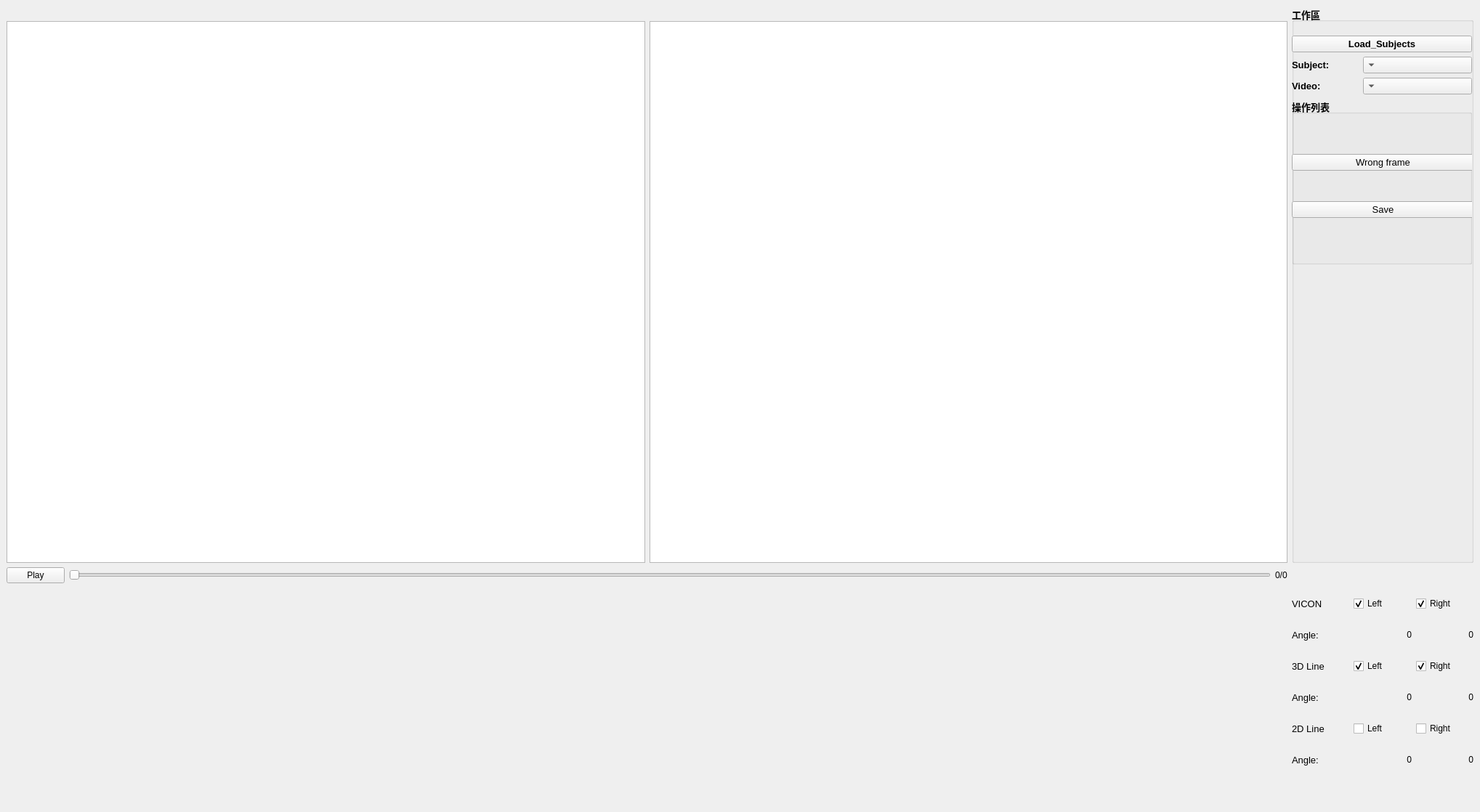
<?xml version="1.0" encoding="UTF-8"?>
<ui version="4.0">
 <class>MainWindow</class>
 <widget class="QMainWindow" name="MainWindow">
  <property name="geometry">
   <rect>
    <x>0</x>
    <y>0</y>
    <width>2037</width>
    <height>1118</height>
   </rect>
  </property>
  <property name="windowTitle">
   <string>MainWindow</string>
  </property>
  <widget class="QWidget" name="centralwidget">
   <layout class="QGridLayout" name="gridLayout">
    <item row="0" column="0">
     <layout class="QVBoxLayout" name="verticalLayout_3">
      <item>
       <widget class="QLabel" name="video_2d_text">
        <property name="font">
         <font>
          <family>Arial</family>
          <pointsize>9</pointsize>
         </font>
        </property>
        <property name="text">
         <string/>
        </property>
       </widget>
      </item>
      <item>
       <widget class="QGraphicsView" name="view_2D">
        <property name="verticalScrollBarPolicy">
         <enum>Qt::ScrollBarAlwaysOff</enum>
        </property>
        <property name="horizontalScrollBarPolicy">
         <enum>Qt::ScrollBarAlwaysOff</enum>
        </property>
       </widget>
      </item>
     </layout>
    </item>
    <item row="0" column="1">
     <layout class="QVBoxLayout" name="verticalLayout_2">
      <item>
       <widget class="QLabel" name="video_3d_text">
        <property name="font">
         <font>
          <family>Arial</family>
          <pointsize>9</pointsize>
         </font>
        </property>
        <property name="text">
         <string/>
        </property>
       </widget>
      </item>
      <item>
       <widget class="QGraphicsView" name="view_3D">
        <property name="verticalScrollBarPolicy">
         <enum>Qt::ScrollBarAlwaysOff</enum>
        </property>
        <property name="horizontalScrollBarPolicy">
         <enum>Qt::ScrollBarAlwaysOff</enum>
        </property>
       </widget>
      </item>
     </layout>
    </item>
    <item row="0" column="2">
     <widget class="QGroupBox" name="save_btn">
      <property name="minimumSize">
       <size>
        <width>250</width>
        <height>0</height>
       </size>
      </property>
      <property name="font">
       <font>
        <pointsize>10</pointsize>
        <weight>75</weight>
        <bold>true</bold>
       </font>
      </property>
      <property name="styleSheet">
       <string notr="true"/>
      </property>
      <property name="title">
       <string>工作區</string>
      </property>
      <property name="flat">
       <bool>false</bool>
      </property>
      <property name="checkable">
       <bool>false</bool>
      </property>
      <widget class="QWidget" name="gridLayoutWidget_2">
       <property name="geometry">
        <rect>
         <x>0</x>
         <y>40</y>
         <width>248</width>
         <height>315</height>
        </rect>
       </property>
       <layout class="QGridLayout" name="gridLayout_2">
        <item row="2" column="0">
         <widget class="QLabel" name="label_2">
          <property name="text">
           <string>Video:</string>
          </property>
         </widget>
        </item>
        <item row="1" column="0">
         <widget class="QLabel" name="label">
          <property name="text">
           <string>Subject:</string>
          </property>
         </widget>
        </item>
        <item row="0" column="0" colspan="2">
         <widget class="QPushButton" name="load_btn">
          <property name="text">
           <string>Load_Subjects</string>
          </property>
         </widget>
        </item>
        <item row="2" column="1">
         <widget class="QComboBox" name="video_box">
          <property name="minimumSize">
           <size>
            <width>150</width>
            <height>0</height>
           </size>
          </property>
          <property name="layoutDirection">
           <enum>Qt::RightToLeft</enum>
          </property>
         </widget>
        </item>
        <item row="1" column="1">
         <widget class="QComboBox" name="subject_box">
          <property name="minimumSize">
           <size>
            <width>150</width>
            <height>0</height>
           </size>
          </property>
          <property name="layoutDirection">
           <enum>Qt::RightToLeft</enum>
          </property>
         </widget>
        </item>
        <item row="3" column="0" colspan="2">
         <widget class="QGroupBox" name="groupBox_2">
          <property name="minimumSize">
           <size>
            <width>0</width>
            <height>200</height>
           </size>
          </property>
          <property name="font">
           <font>
            <pointsize>10</pointsize>
            <weight>75</weight>
            <bold>true</bold>
           </font>
          </property>
          <property name="title">
           <string>操作列表</string>
          </property>
          <widget class="QWidget" name="gridLayoutWidget_4">
           <property name="geometry">
            <rect>
             <x>0</x>
             <y>40</y>
             <width>251</width>
             <height>161</height>
            </rect>
           </property>
           <layout class="QGridLayout" name="gridLayout_5">
            <item row="0" column="0">
             <widget class="QPushButton" name="wrong_btn">
              <property name="font">
               <font>
                <weight>50</weight>
                <bold>false</bold>
               </font>
              </property>
              <property name="text">
               <string>Wrong frame</string>
              </property>
             </widget>
            </item>
            <item row="1" column="0">
             <widget class="QPushButton" name="save_btn_2">
              <property name="font">
               <font>
                <weight>50</weight>
                <bold>false</bold>
               </font>
              </property>
              <property name="text">
               <string>Save</string>
              </property>
             </widget>
            </item>
           </layout>
          </widget>
         </widget>
        </item>
       </layout>
      </widget>
     </widget>
    </item>
    <item row="2" column="0" colspan="2">
     <widget class="QWidget" name="linechart" native="true">
      <property name="sizePolicy">
       <sizepolicy hsizetype="Expanding" vsizetype="Fixed">
        <horstretch>0</horstretch>
        <verstretch>0</verstretch>
       </sizepolicy>
      </property>
      <property name="minimumSize">
       <size>
        <width>1600</width>
        <height>300</height>
       </size>
      </property>
      <property name="maximumSize">
       <size>
        <width>1800</width>
        <height>300</height>
       </size>
      </property>
     </widget>
    </item>
    <item row="2" column="2">
     <layout class="QGridLayout" name="gridLayout_4">
      <item row="1" column="0">
       <widget class="QLabel" name="label_5">
        <property name="maximumSize">
         <size>
          <width>16777215</width>
          <height>30</height>
         </size>
        </property>
        <property name="font">
         <font>
          <family>Arial</family>
          <pointsize>10</pointsize>
          <weight>50</weight>
          <bold>false</bold>
         </font>
        </property>
        <property name="text">
         <string>Angle:</string>
        </property>
       </widget>
      </item>
      <item row="2" column="2">
       <widget class="QCheckBox" name="d_right_box">
        <property name="minimumSize">
         <size>
          <width>0</width>
          <height>30</height>
         </size>
        </property>
        <property name="font">
         <font>
          <family>Arial</family>
          <weight>50</weight>
          <bold>false</bold>
         </font>
        </property>
        <property name="text">
         <string>Right</string>
        </property>
        <property name="checked">
         <bool>true</bool>
        </property>
       </widget>
      </item>
      <item row="0" column="0">
       <widget class="QLabel" name="label_3">
        <property name="font">
         <font>
          <family>Arial</family>
          <pointsize>10</pointsize>
          <weight>50</weight>
          <bold>false</bold>
         </font>
        </property>
        <property name="text">
         <string>VICON</string>
        </property>
       </widget>
      </item>
      <item row="2" column="0">
       <widget class="QLabel" name="label_4">
        <property name="font">
         <font>
          <family>Arial</family>
          <pointsize>10</pointsize>
          <weight>50</weight>
          <bold>false</bold>
         </font>
        </property>
        <property name="text">
         <string>3D Line</string>
        </property>
       </widget>
      </item>
      <item row="3" column="0">
       <widget class="QLabel" name="label_6">
        <property name="maximumSize">
         <size>
          <width>16777215</width>
          <height>30</height>
         </size>
        </property>
        <property name="font">
         <font>
          <family>Arial</family>
          <pointsize>10</pointsize>
          <weight>50</weight>
          <bold>false</bold>
         </font>
        </property>
        <property name="text">
         <string>Angle:</string>
        </property>
       </widget>
      </item>
      <item row="0" column="2">
       <widget class="QCheckBox" name="v_right_box">
        <property name="minimumSize">
         <size>
          <width>0</width>
          <height>30</height>
         </size>
        </property>
        <property name="font">
         <font>
          <family>Arial</family>
          <weight>50</weight>
          <bold>false</bold>
         </font>
        </property>
        <property name="layoutDirection">
         <enum>Qt::LeftToRight</enum>
        </property>
        <property name="text">
         <string>Right</string>
        </property>
        <property name="checked">
         <bool>true</bool>
        </property>
       </widget>
      </item>
      <item row="6" column="1">
       <spacer name="verticalSpacer">
        <property name="orientation">
         <enum>Qt::Vertical</enum>
        </property>
        <property name="sizeType">
         <enum>QSizePolicy::Minimum</enum>
        </property>
        <property name="sizeHint" stdset="0">
         <size>
          <width>20</width>
          <height>40</height>
         </size>
        </property>
       </spacer>
      </item>
      <item row="2" column="1">
       <widget class="QCheckBox" name="d_left_box">
        <property name="font">
         <font>
          <family>Arial</family>
          <weight>50</weight>
          <bold>false</bold>
         </font>
        </property>
        <property name="text">
         <string>Left</string>
        </property>
        <property name="checked">
         <bool>true</bool>
        </property>
       </widget>
      </item>
      <item row="0" column="1">
       <widget class="QCheckBox" name="v_left_box">
        <property name="minimumSize">
         <size>
          <width>0</width>
          <height>30</height>
         </size>
        </property>
        <property name="font">
         <font>
          <family>Arial</family>
          <weight>50</weight>
          <bold>false</bold>
         </font>
        </property>
        <property name="text">
         <string>Left</string>
        </property>
        <property name="checked">
         <bool>true</bool>
        </property>
       </widget>
      </item>
      <item row="1" column="1">
       <widget class="QLabel" name="v_left_text">
        <property name="layoutDirection">
         <enum>Qt::LeftToRight</enum>
        </property>
        <property name="text">
         <string>0</string>
        </property>
        <property name="alignment">
         <set>Qt::AlignRight|Qt::AlignTrailing|Qt::AlignVCenter</set>
        </property>
       </widget>
      </item>
      <item row="3" column="1">
       <widget class="QLabel" name="d_left_text">
        <property name="layoutDirection">
         <enum>Qt::LeftToRight</enum>
        </property>
        <property name="text">
         <string>0</string>
        </property>
        <property name="alignment">
         <set>Qt::AlignRight|Qt::AlignTrailing|Qt::AlignVCenter</set>
        </property>
       </widget>
      </item>
      <item row="1" column="2">
       <widget class="QLabel" name="v_right_text">
        <property name="layoutDirection">
         <enum>Qt::LeftToRight</enum>
        </property>
        <property name="text">
         <string>0</string>
        </property>
        <property name="alignment">
         <set>Qt::AlignRight|Qt::AlignTrailing|Qt::AlignVCenter</set>
        </property>
       </widget>
      </item>
      <item row="3" column="2">
       <widget class="QLabel" name="d_right_text">
        <property name="layoutDirection">
         <enum>Qt::LeftToRight</enum>
        </property>
        <property name="text">
         <string>0</string>
        </property>
        <property name="alignment">
         <set>Qt::AlignRight|Qt::AlignTrailing|Qt::AlignVCenter</set>
        </property>
       </widget>
      </item>
      <item row="4" column="0">
       <widget class="QLabel" name="label_7">
        <property name="font">
         <font>
          <family>Arial</family>
          <pointsize>10</pointsize>
          <weight>50</weight>
          <bold>false</bold>
         </font>
        </property>
        <property name="text">
         <string>2D Line</string>
        </property>
       </widget>
      </item>
      <item row="5" column="0">
       <widget class="QLabel" name="label_8">
        <property name="maximumSize">
         <size>
          <width>16777215</width>
          <height>30</height>
         </size>
        </property>
        <property name="font">
         <font>
          <family>Arial</family>
          <pointsize>10</pointsize>
          <weight>50</weight>
          <bold>false</bold>
         </font>
        </property>
        <property name="text">
         <string>Angle:</string>
        </property>
       </widget>
      </item>
      <item row="4" column="1">
       <widget class="QCheckBox" name="d_left_box_2d">
        <property name="font">
         <font>
          <family>Arial</family>
          <weight>50</weight>
          <bold>false</bold>
         </font>
        </property>
        <property name="text">
         <string>Left</string>
        </property>
        <property name="checked">
         <bool>false</bool>
        </property>
       </widget>
      </item>
      <item row="4" column="2">
       <widget class="QCheckBox" name="d_right_box_2d">
        <property name="minimumSize">
         <size>
          <width>0</width>
          <height>30</height>
         </size>
        </property>
        <property name="font">
         <font>
          <family>Arial</family>
          <weight>50</weight>
          <bold>false</bold>
         </font>
        </property>
        <property name="text">
         <string>Right</string>
        </property>
        <property name="checked">
         <bool>false</bool>
        </property>
       </widget>
      </item>
      <item row="5" column="1">
       <widget class="QLabel" name="d_left_text_2d">
        <property name="layoutDirection">
         <enum>Qt::LeftToRight</enum>
        </property>
        <property name="text">
         <string>0</string>
        </property>
        <property name="alignment">
         <set>Qt::AlignRight|Qt::AlignTrailing|Qt::AlignVCenter</set>
        </property>
       </widget>
      </item>
      <item row="5" column="2">
       <widget class="QLabel" name="d_right_text_2d">
        <property name="layoutDirection">
         <enum>Qt::LeftToRight</enum>
        </property>
        <property name="text">
         <string>0</string>
        </property>
        <property name="alignment">
         <set>Qt::AlignRight|Qt::AlignTrailing|Qt::AlignVCenter</set>
        </property>
       </widget>
      </item>
     </layout>
    </item>
    <item row="1" column="0" colspan="2">
     <layout class="QHBoxLayout" name="horizontalLayout">
      <item>
       <widget class="QPushButton" name="play_button">
        <property name="text">
         <string>Play</string>
        </property>
       </widget>
      </item>
      <item>
       <widget class="QSlider" name="frame_slider">
        <property name="orientation">
         <enum>Qt::Horizontal</enum>
        </property>
       </widget>
      </item>
      <item>
       <widget class="QLabel" name="frame_label">
        <property name="minimumSize">
         <size>
          <width>0</width>
          <height>0</height>
         </size>
        </property>
        <property name="layoutDirection">
         <enum>Qt::RightToLeft</enum>
        </property>
        <property name="text">
         <string>0/0</string>
        </property>
       </widget>
      </item>
     </layout>
    </item>
   </layout>
  </widget>
 </widget>
 <resources/>
 <connections/>
</ui>
